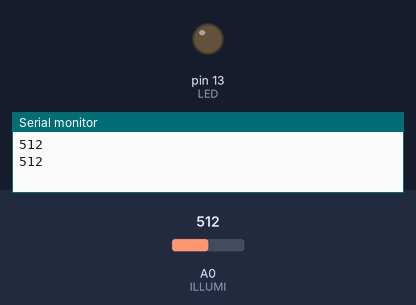
Recording of a sketch running on a simulated Arduino Uno, built with avr-gcc and run on an emulated ATmega328P. Shown: output pins drawn as LEDs (lit = HIGH), the last lines printed to the serial monitor. The inputs (shaded band) are chosen by the test bench; at power-on: A0 (ILLUMI) = 512.

Above: at 1.8 s.
1.9 s: A0 (ILLUMI) set to 318
3.4 s: A0 (ILLUMI) set to 288
At 4.9 s:
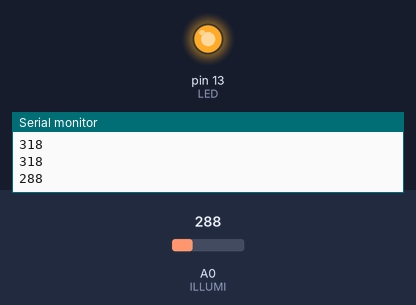
5.5 s: A0 (ILLUMI) set to 306
At 6.5 s:
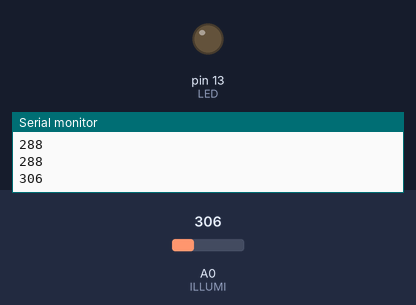
7.5 s: A0 (ILLUMI) set to 290
At 9.2 s:
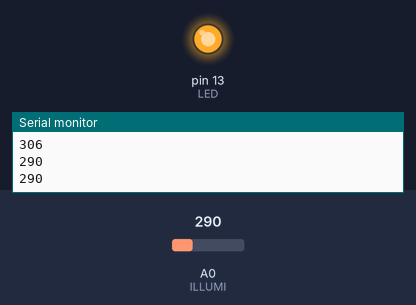
Timing chart, 0 to 10.5 s (numbered marks = the images above; inputs shaded):
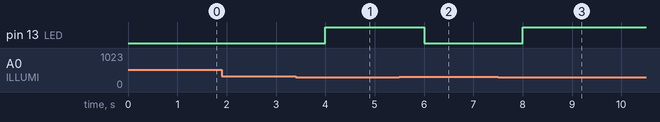

Measured:
- the behaviour switches between 300 and 299 on A0 (ILLUMI) (found by bisection; images 0 and 1)
- after the input at 3.4 s, pin 13 (LED): LOW → HIGH after 0.60 s
- after the input at 5.5 s, pin 13 (LED): HIGH → LOW after 0.50 s
- after the input at 7.5 s, pin 13 (LED): LOW → HIGH after 0.50 s

The sketch:

Right_andLED.ino
```cpp
#define ILLUMI A0
#define LED  13
void setup()
{
  Serial.begin(9600); //  Serial객체에 begin함수호출. 수신할 수 있는 비트율(bps)
  pinMode(LED, OUTPUT);
  digitalWrite(LED, LOW);
}

void loop()
{
  int sensor = analogRead(ILLUMI);  //  A0핀에 있는 값을 아날로그 값으로 읽어온다.

  if (sensor<300) // 밝으면
  {
    digitalWrite(LED, HIGH);
  }
  else
  {
    digitalWrite(LED, LOW);
  }

  Serial.println(sensor);       //  센서값을 출력한다.
  delay(1000);
}
```
